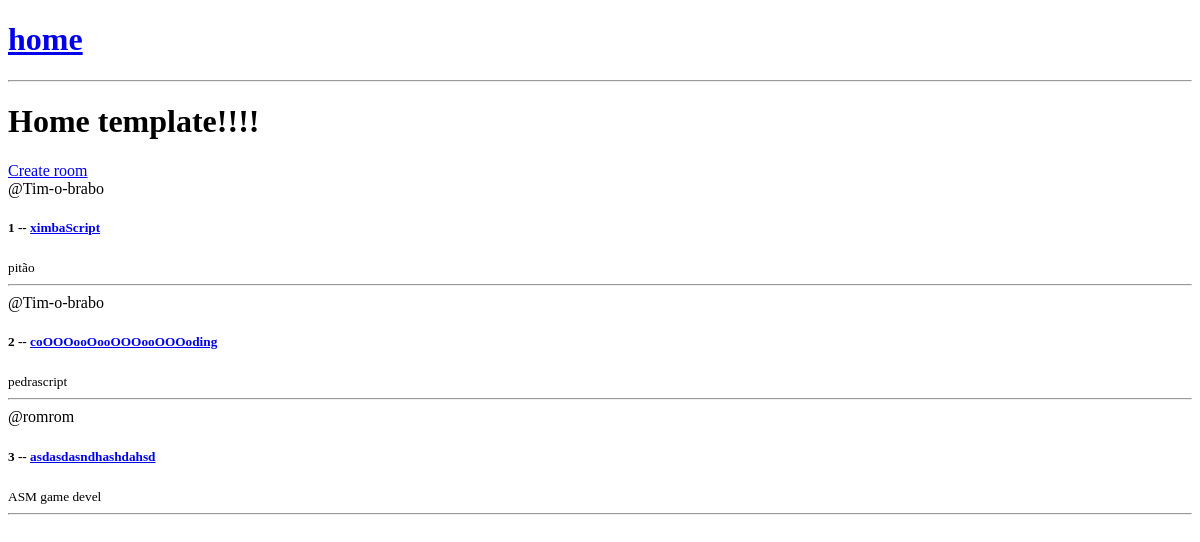
Before: / with the older database file.
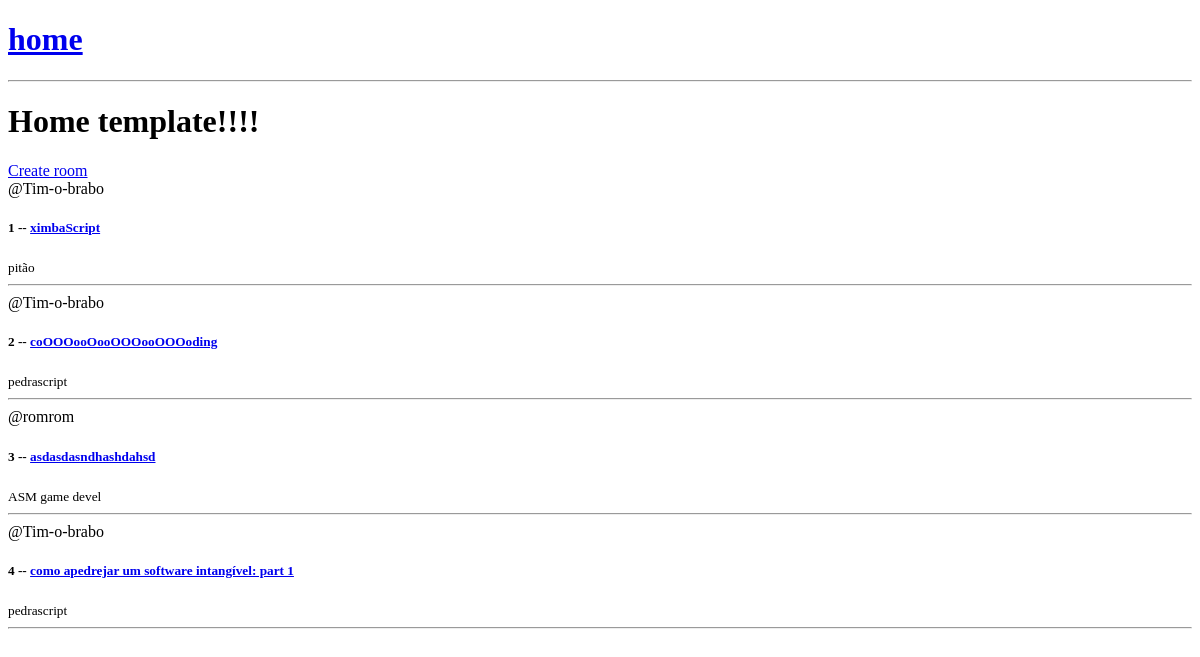
After: the same page with the newer database file.
### base/models.py (models this page shows, shortened)
class Room(models.Model):
    host = models.ForeignKey(User, on_delete=models.SET_NULL, null=True)
    topic = models.ForeignKey(Topic, on_delete=models.SET_NULL, null=True)
    name = models.CharField(max_length=200)
    description = models.TextField(null=True, blank=True)
    updated = models.DateTimeField(auto_now=True)
    created = models.DateTimeField(auto_now_add=True)

class Topic(models.Model):
    name = models.CharField(max_length=200)

### base/views.py (the view)
# urls.py: path('', views.home, name="home"),
def home(request):
    rooms = Room.objects.all()
    context = {'rooms': rooms}
    return render(request, 'base/home.html', context)

### templates/base/home.html
{% extends 'main.html' %}
{% block content %}
<h1>Home template!!!!</h1>
<div>
    <a href="{% url 'create-room'%}">Create room</a>
    <div>
        {% for room in rooms %}
            <div>
                <span>@{{room.host.username}}</span>
                <h5> {{room.id}} -- <a href="{% url 'room' room.id %}">{{room.name}}</a> </h5>
                <small>{{room.topic.name}}</small>
                <hr>
            </div>
        {% endfor %}
    </div>
</div>
{% endblock content %}

Changed rows visible on the page:
added Room: host.username "Tim-o-brabo", id "4", name "como apedrejar um software intangível: part 1", topic.name "pedrascript"
